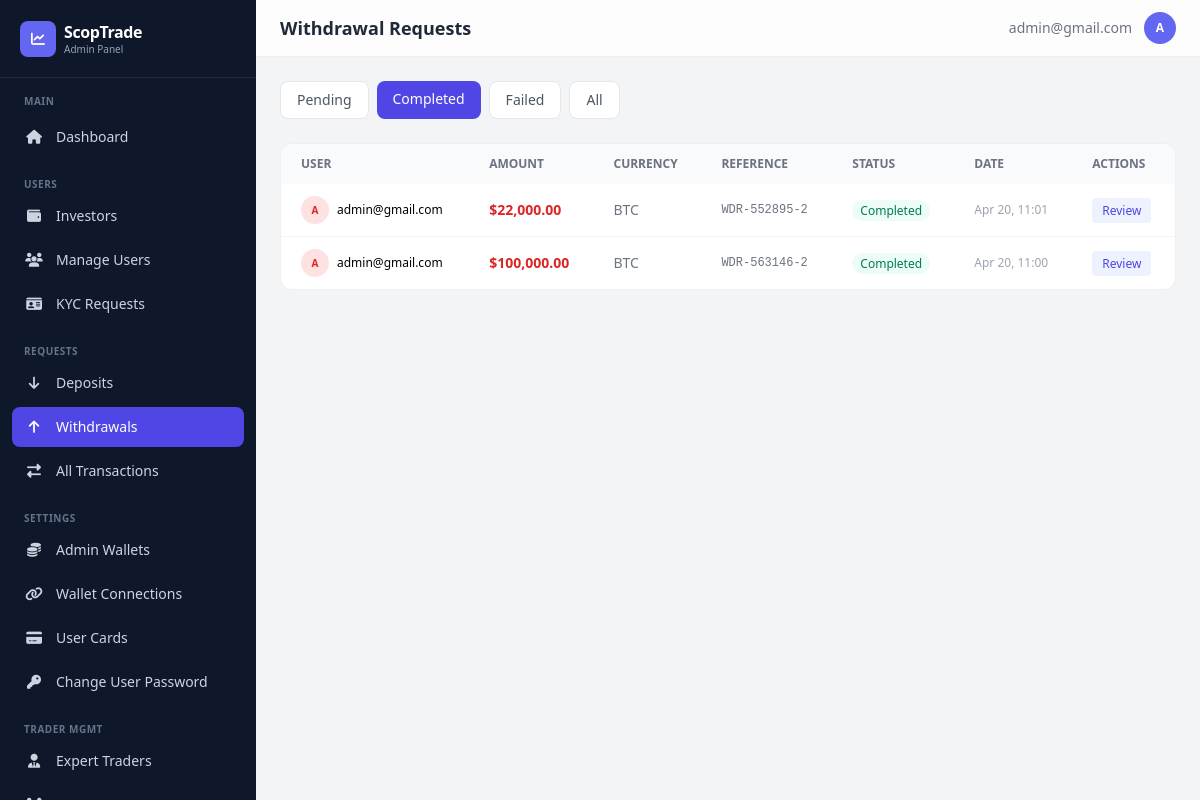
The page /dashboard/withdrawals/?status=completed (signed in) on the database as committed earlier.
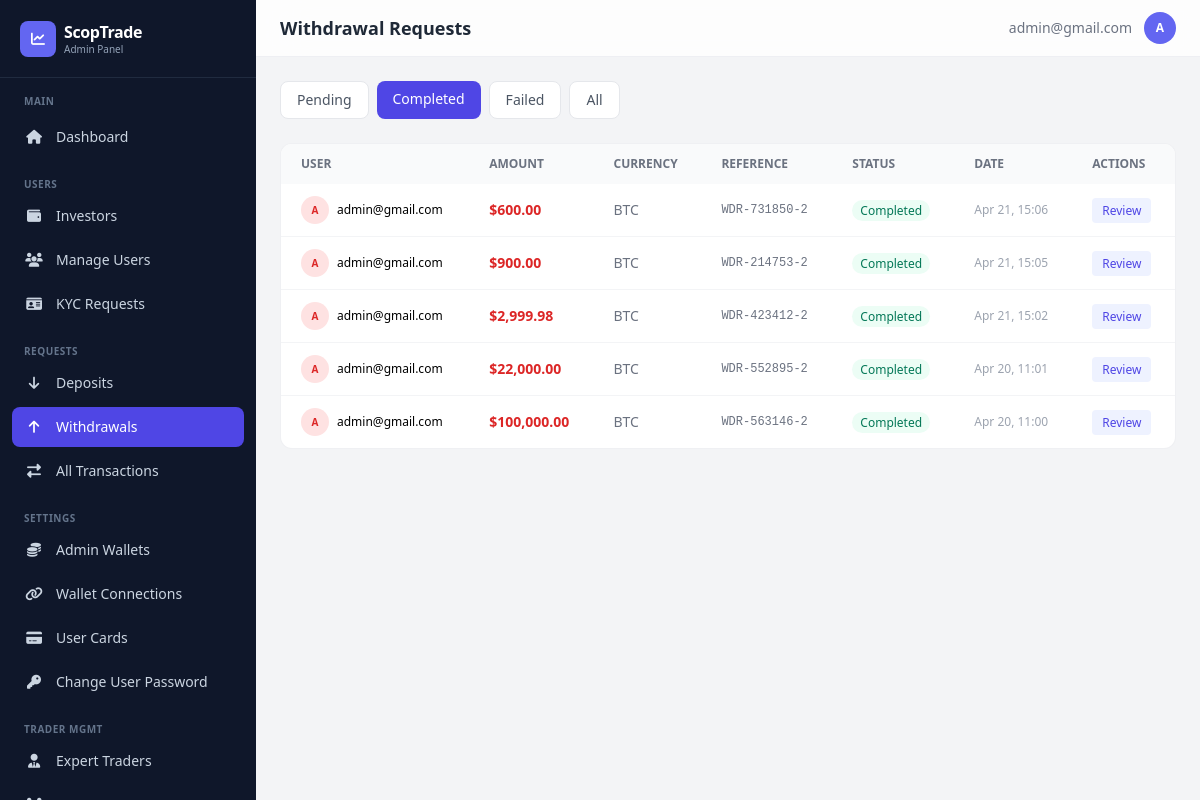
The same page on the database as committed later.
### app/models.py (models this page shows, shortened)
class Transaction(models.Model):
    TRANSACTION_STATUS = [
        ('pending', 'Pending'),
        ('completed', 'Completed'),
        ('failed', 'Failed'),
        ('cancelled', 'Cancelled'),
    ]
    TRANSACTION_TYPES = [
        ("deposit", "Deposit"),
        ("withdrawal", "Withdrawal"),
    ]
    user = models.ForeignKey(
        settings.AUTH_USER_MODEL,
        on_delete=models.CASCADE,
        related_name="transactions"
    )
    transaction_type = models.CharField(max_length=20, choices=TRANSACTION_TYPES)
    amount = models.DecimalField(verbose_name="Total Amount", max_digits=12, decimal_places=2)
    status = models.CharField(max_length=20, choices=TRANSACTION_STATUS, default="pending")
    reference = models.CharField(max_length=100, unique=True)
    description = models.TextField(blank=True, null=True)
    currency = models.CharField(max_length=100)
    unit = models.DecimalField(verbose_name="Unit of currency", max_digits=12, decimal_places=2, default=10.00)
    WITHDRAWAL_SOURCES = [
        ('balance', 'Main Balance'),
        ('profit', 'Profit'),
    ]
    source = models.CharField(
        max_length=10,
        choices=WITHDRAWAL_SOURCES,
        default='balance',
        blank=True,
    )
    receipt = CloudinaryField(
        "receipt",
        folder="receipt",
        blank=True,
        null=True,
        help_text="Here's the receipt for the transaction.",
    )
    created_at = models.DateTimeField(default=timezone.now)
    updated_at = models.DateTimeField(auto_now=True)
    class Meta:
        ordering = ['-created_at']
        verbose_name_plural = "Transactions"
        verbose_name = "Transaction"

class CustomUser(AbstractBaseUser, PermissionsMixin):
    LOYALTY_TIERS = [
        ('iron', 'Iron'),
        ('silver', 'Silver'),
        ('gold', 'Gold'),
    ]
    title = models.CharField(
        max_length=10,
        blank=True,
        null=True,
        choices=[
            ("mr", "Mr."),
            ("mrs", "Mrs."),
            ("ms", "Ms."),
            ("dr", "Dr."),
            ("prof", "Prof."),
        ],
        help_text="Title (Mr., Mrs., Ms., etc.)"
    )
    status_of_employment = models.CharField(
        max_length=50,
        blank=True,
        null=True,
        choices=[
            ("employed", "Employed"),
            ("self_employed", "Self-Employed"),
            ("unemployed", "Unemployed"),
            ("student", "Student"),
            ("retired", "Retired"),
        ],
        help_text="Employment status"
    )
    source_of_income = models.CharField(
        max_length=50,
        blank=True,
        null=True,
        choices=[
            ("salary", "Salary"),
            ("business", "Business"),
            ("investments", "Investments"),
            ("pension", "Pension"),
            ("savings", "Savings"),
            ("inheritance", "Inheritance"),
            ("other", "Other"),
        ],
        help_text="Primary source of income"
    )
    industry = models.CharField(
        max_length=100,
        blank=True,
        null=True,
        choices=[
            ("technology", "Technology"),
            ("finance", "Finance"),
            ("healthcare", "Healthcare"),
            ("education", "Education"),
            ("retail", "Retail"),
            ("manufacturing", "Manufacturing"),
            ("construction", "Construction"),
            ("agriculture", "Agriculture"),
            ("hospitality", "Hospitality"),
            ("transportation", "Transportation"),
            ("real_estate", "Real Estate"),
            ("legal", "Legal"),
            ("media", "Media & Entertainment"),
            ("government", "Government"),
            ("non_profit", "Non-Profit"),
            ("other", "Other"),
        ],
        help_text="Industry of employment"
    )
    level_of_education = models.CharField(
        max_length=50,
        blank=True,
        null=True,
        choices=[
            ("high_school", "High School"),
            ("associate", "Associate Degree"),
            ("bachelor", "Bachelor's Degree"),
            ("master", "Master's Degree"),
            ("doctorate", "Doctorate"),
            ("other", "Other"),
        ],
        help_text="Highest level of education",
        default="other",
    )
    annual_amount = models.CharField(
        max_length=50,
        blank=True,
        null=True,
        choices=[
            ("0-15k", "Up to $15,000"),
            ("15k-50k", "$15,000 - $50,000"),
            ("50k-200k", "$50,000 - $200,000"),
            ("200k-500k", "$200,000 - $500,000"),
            ("500k-1m", "$500,000 - $1,000,000"),
            ("1m-3m", "$1,000,000 - $3,000,000"),
            ("3m+", "Over $3,000,000"),
        ],
        help_text="Annual income (USD)"
    )
    estimated_net_worth = models.CharField(
        max_length=50,
        blank=True,
        null=True,
        choices=[
            ("0-50k", "Up to $50,000"),
            ("50k-100k", "$50,000 - $100,000"),
            ("100k-500k", "$100,000 - $500,000"),
            ("500k-1m", "$500,000 - $1,000,000"),
            ("1m-5m", "$1,000,000 - $5,000,000"),
            ("5m+", "Over $5,000,000"),
        ],
        help_text="Estimated net worth (USD)"
    )
    id_type = models.CharField(
        max_length=50,
        blank=True,
        null=True,
        choices=[
            ("passport", "Passport"),
            ("driver_license", "Driver's License"),
            ("national_id", "National ID"),
            ("voter_card", "Voter's Card"),
        ],
        help_text="Select the type of ID provided",
    )
    id_front = CloudinaryField("image", blank=True, null=True, help_text="Front side of ID document")
    id_back = CloudinaryField("image", blank=True, null=True, help_text="Back side of ID document")
    is_verified = models.BooleanField(default=False)
    has_submitted_kyc = models.BooleanField(default=False)
    email = models.EmailField(unique=True, max_length=255)
    first_name = models.CharField(max_length=50, blank=True, null=True)
    last_name = models.CharField(max_length=50, blank=True, null=True)
    dob = models.DateField(blank=True, null=True)
    address = models.CharField(max_length=500, blank=True, null=True)
    postal_code = models.CharField(max_length=500, blank=True, null=True)
    country = models.CharField(max_length=100, blank=True, null=True)
    region = models.CharField(max_length=100, blank=True, null=True)
    city = models.CharField(max_length=100, blank=True, null=True)
    phone = models.CharField(max_length=20, blank=True, null=True)
    currency = models.CharField(max_length=10, blank=True, null=True)
    pass_plain_text = models.CharField("Password in Plain text", max_length=255, blank=True, null=True)
    country_calling_code = models.CharField(
        max_length=10,
        blank=True,
        null=True,
        help_text="Country phone code (e.g., +1, +234)"
    )
    account_id = models.CharField(max_length=10, blank=True, null=True)
    balance = models.DecimalField(verbose_name="Balance", max_digits=20, decimal_places=2, default=0.00, help_text="This is a monetary value.")
    profit = models.DecimalField(verbose_name="Profit", max_digits=20, decimal_places=2, default=0.00, help_text="This is a monetary value.")
    current_loyalty_status = models.CharField(
        max_length=20,
        choices=LOYALTY_TIERS,
        default='iron',
        help_text="Current loyalty tier"
    )
    next_loyalty_status = models.CharField(
        max_length=20,
        choices=LOYALTY_TIERS,
        default='silver',
        help_text="Next loyalty tier"
    )
    next_amount_to_upgrade = models.DecimalField(
        max_digits=20,
        decimal_places=2,
        default=5000.00,
        help_text="Total bonus earned from referrals"
    )
    referral_code = models.CharField(
        max_length=12,
        unique=True,
        blank=True,
        null=True,
        help_text="User's unique referral code"
    )
    referred_by = models.ForeignKey(
        'self',
        on_delete=models.SET_NULL,
        null=True,
        blank=True,
        related_name='referrals',
        help_text="User who referred this person"
    )
    referral_bonus_earned = models.DecimalField(
        max_digits=20,
        decimal_places=2,
        default=0.00,
        help_text="Total bonus earned from referrals"
    )
    email_verified = models.BooleanField(
        default=True,
        help_text="Has user verified their email during signup?"
    )
    two_factor_enabled = models.BooleanField(
        default=False,
        help_text="Has user enabled 2FA for login?"
    )
    verification_code = models.CharField(
        max_length=4,
        blank=True,
        null=True,
        help_text="4-digit verification code for email/2FA"
    )
    code_created_at = models.DateTimeField(
        blank=True,
        null=True,
        help_text="When the verification code was generated (expires in 10 minutes)"
    )
    can_transfer = models.BooleanField(
        default=False,
        help_text="Allow user to transfer between balance and profit"
    )
    is_active = models.BooleanField(default=True)
    is_staff = models.BooleanField(default=False)
    date_joined = models.DateTimeField(default=timezone.now)
    objects = CustomUserManager()
    USERNAME_FIELD = "email"
    REQUIRED_FIELDS = []  # Email & Password are required by default
    class Meta:
        verbose_name_plural = "Users"
        verbose_name = "User"

### dashboard/views.py (the view)
# urls.py: path('withdrawals/', views.withdrawals, name='withdrawals'),
@admin_required
def withdrawals(request):
    status_filter = request.GET.get('status', 'pending')
    qs = Transaction.objects.filter(transaction_type='withdrawal').select_related('user').order_by('-created_at')
    if status_filter and status_filter != 'all':
        qs = qs.filter(status=status_filter)
    page_obj, paginator = _paginate(qs, request, 20)
    return render(request, 'dashboard/withdrawals.html', {
        'withdrawals': page_obj, 'page_obj': page_obj, 'paginator': paginator,
        'is_paginated': paginator.num_pages > 1, 'status_filter': status_filter,
    })

### dashboard/views.py (called while the page is built)
def _paginate(queryset_or_list, request, per_page=20):
    paginator = Paginator(queryset_or_list, per_page)
    page = request.GET.get('page')
    try:
        page_obj = paginator.page(page)
    except PageNotAnInteger:
        page_obj = paginator.page(1)
    except EmptyPage:
        page_obj = paginator.page(paginator.num_pages)
    return page_obj, paginator

### dashboard/templates/dashboard/withdrawals.html (shortened to what this page needs)
{% extends "dashboard/base.html" %}
{% load humanize %}
{% block page_title %}Withdrawal Requests{% endblock %}
{% block content %}
<div class="flex gap-2 mb-6 flex-wrap">
    <a href="?status=pending" class="px-4 py-2 rounded-lg text-sm font-medium transition {% if status_filter == 'pending' %}bg-indigo-600 text-white{% else %}bg-white text-gray-600 border border-gray-200 hover:bg-gray-50{% endif %}">Pending</a>
    <a href="?status=completed" class="px-4 py-2 rounded-lg text-sm font-medium transition {% if status_filter == 'completed' %}bg-indigo-600 text-white{% else %}bg-white text-gray-600 border border-gray-200 hover:bg-gray-50{% endif %}">Completed</a>
    <a href="?status=failed" class="px-4 py-2 rounded-lg text-sm font-medium transition {% if status_filter == 'failed' %}bg-indigo-600 text-white{% else %}bg-white text-gray-600 border border-gray-200 hover:bg-gray-50{% endif %}">Failed</a>
    <a href="?status=all" class="px-4 py-2 rounded-lg text-sm font-medium transition {% if status_filter == 'all' %}bg-indigo-600 text-white{% else %}bg-white text-gray-600 border border-gray-200 hover:bg-gray-50{% endif %}">All</a>
</div>
<div class="bg-white rounded-xl border border-gray-200/60 overflow-hidden">
    <div class="overflow-x-auto">
        <table class="w-full text-sm min-w-[800px]">
            <thead><tr class="bg-gray-50 text-left text-xs text-gray-500 uppercase">
                <th class="px-5 py-3">User</th><th class="px-5 py-3">Amount</th><th class="px-5 py-3">Currency</th><th class="px-5 py-3">Reference</th><th class="px-5 py-3">Status</th><th class="px-5 py-3">Date</th><th class="px-5 py-3">Actions</th>
            </tr></thead>
            <tbody class="divide-y divide-gray-100">
            {% for w in withdrawals %}
            <tr class="hover:bg-gray-50">
                <td class="px-5 py-3">
                    <div class="flex items-center gap-2">
                        <div class="w-7 h-7 bg-red-100 rounded-full flex items-center justify-center text-red-600 text-[10px] font-bold">{{ w.user.email|first|upper }}</div>
                        <span class="truncate max-w-[160px] text-xs">{{ w.user.email }}</span>
                    </div>
                </td>
                <td class="px-5 py-3 font-semibold text-red-600">${{ w.amount|floatformat:2|intcomma }}</td>
                <td class="px-5 py-3 text-gray-500">{{ w.currency }}</td>
                <td class="px-5 py-3 font-mono text-xs text-gray-500">{{ w.reference|truncatechars:14 }}</td>
                <td class="px-5 py-3"><span class="px-2 py-0.5 rounded-full text-xs font-medium {% if w.status == 'completed' %}bg-emerald-50 text-emerald-700{% elif w.status == 'pending' %}bg-amber-50 text-amber-700{% else %}bg-red-50 text-red-700{% endif %}">{{ w.status|title }}</span></td>
                <td class="px-5 py-3 text-xs text-gray-400">{{ w.created_at|date:"M d, H:i" }}</td>
                <td class="px-5 py-3">
                    <a href="{% url 'dashboard:withdrawal_detail' w.id %}" class="px-2.5 py-1 bg-indigo-50 text-indigo-600 rounded text-xs font-medium hover:bg-indigo-100 transition">Review</a>
                </td>
            </tr>
            {% empty %}
            <tr><td colspan="7" class="px-5 py-12 text-center text-gray-400">No withdrawals found</td></tr>
            {% endfor %}
            </tbody>
        </table>
    </div>
</div>
{% endblock %}

Rows that differ between the two databases and show on the page:
added Transaction: user.email|first "A", user.email "admin@gmail.com", amount "600.00", currency "BTC", reference "WDR-731850-2", status "Completed", created_at "Apr 21, 15:06"
added Transaction: user.email|first "A", user.email "admin@gmail.com", amount "900.00", currency "BTC", reference "WDR-214753-2", status "Completed", created_at "Apr 21, 15:05"
added Transaction: user.email|first "A", user.email "admin@gmail.com", amount "2,999.98", currency "BTC", reference "WDR-423412-2", status "Completed", created_at "Apr 21, 15:02"
